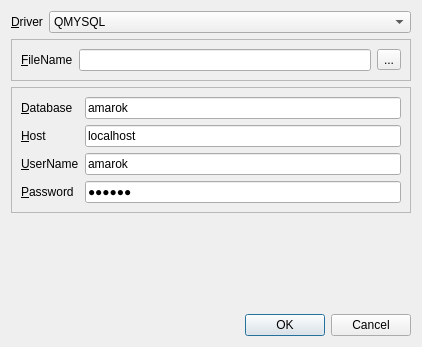
<?xml version="1.0" encoding="UTF-8"?>
<ui version="4.0">
 <class>DbConnectionForm</class>
 <widget class="QDialog" name="DbConnectionForm">
  <property name="geometry">
   <rect>
    <x>0</x>
    <y>0</y>
    <width>422</width>
    <height>347</height>
   </rect>
  </property>
  <property name="windowTitle">
   <string>DB Connection Settings</string>
  </property>
  <property name="windowIcon">
   <iconset resource="../icons/icons.qrc">
    <normaloff>:/icons/server-database.png</normaloff>:/icons/server-database.png</iconset>
  </property>
  <layout class="QVBoxLayout" name="verticalLayout">
   <item>
    <layout class="QHBoxLayout" name="horizontalLayout_3">
     <item>
      <widget class="QLabel" name="label">
       <property name="text">
        <string>&amp;Driver</string>
       </property>
       <property name="buddy">
        <cstring>driverCombo</cstring>
       </property>
      </widget>
     </item>
     <item>
      <widget class="QComboBox" name="driverCombo">
       <property name="sizePolicy">
        <sizepolicy hsizetype="MinimumExpanding" vsizetype="Fixed">
         <horstretch>120</horstretch>
         <verstretch>0</verstretch>
        </sizepolicy>
       </property>
       <item>
        <property name="text">
         <string>QMYSQL</string>
        </property>
       </item>
       <item>
        <property name="text">
         <string>QSQLITE</string>
        </property>
       </item>
      </widget>
     </item>
    </layout>
   </item>
   <item>
    <widget class="QFrame" name="fileNameFrame">
     <property name="frameShape">
      <enum>QFrame::StyledPanel</enum>
     </property>
     <property name="frameShadow">
      <enum>QFrame::Raised</enum>
     </property>
     <layout class="QHBoxLayout" name="horizontalLayout">
      <item>
       <widget class="QLabel" name="label_6">
        <property name="text">
         <string>&amp;FileName</string>
        </property>
        <property name="buddy">
         <cstring>dbFileLineEdit</cstring>
        </property>
       </widget>
      </item>
      <item>
       <widget class="QLineEdit" name="dbFileLineEdit">
        <property name="text">
         <string/>
        </property>
       </widget>
      </item>
      <item>
       <widget class="QToolButton" name="browseButton">
        <property name="toolTip">
         <string>Browse for existing file</string>
        </property>
        <property name="statusTip">
         <string>Browse for existing file</string>
        </property>
        <property name="text">
         <string>...</string>
        </property>
       </widget>
      </item>
     </layout>
    </widget>
   </item>
   <item>
    <widget class="QFrame" name="pwFrame">
     <property name="frameShape">
      <enum>QFrame::StyledPanel</enum>
     </property>
     <property name="frameShadow">
      <enum>QFrame::Raised</enum>
     </property>
     <layout class="QFormLayout" name="formLayout">
      <item row="1" column="0">
       <widget class="QLabel" name="label_4">
        <property name="text">
         <string>&amp;Host</string>
        </property>
        <property name="buddy">
         <cstring>hostLineEdit</cstring>
        </property>
       </widget>
      </item>
      <item row="1" column="1">
       <widget class="QLineEdit" name="hostLineEdit">
        <property name="text">
         <string>localhost</string>
        </property>
       </widget>
      </item>
      <item row="2" column="0">
       <widget class="QLabel" name="label_2">
        <property name="text">
         <string>&amp;UserName</string>
        </property>
        <property name="buddy">
         <cstring>userLineEdit</cstring>
        </property>
       </widget>
      </item>
      <item row="2" column="1">
       <widget class="QLineEdit" name="userLineEdit">
        <property name="text">
         <string>amarok</string>
        </property>
       </widget>
      </item>
      <item row="3" column="0">
       <widget class="QLabel" name="label_3">
        <property name="text">
         <string>&amp;Password</string>
        </property>
        <property name="buddy">
         <cstring>passwordLineEdit</cstring>
        </property>
       </widget>
      </item>
      <item row="3" column="1">
       <widget class="QLineEdit" name="passwordLineEdit">
        <property name="text">
         <string>amarok</string>
        </property>
        <property name="echoMode">
         <enum>QLineEdit::PasswordEchoOnEdit</enum>
        </property>
       </widget>
      </item>
      <item row="0" column="0">
       <widget class="QLabel" name="dbLabel">
        <property name="text">
         <string>&amp;Database</string>
        </property>
        <property name="buddy">
         <cstring>databaseLineEdit</cstring>
        </property>
       </widget>
      </item>
      <item row="0" column="1">
       <widget class="QLineEdit" name="databaseLineEdit">
        <property name="text">
         <string>amarok</string>
        </property>
       </widget>
      </item>
     </layout>
    </widget>
   </item>
   <item>
    <spacer name="verticalSpacer">
     <property name="orientation">
      <enum>Qt::Vertical</enum>
     </property>
     <property name="sizeHint" stdset="0">
      <size>
       <width>20</width>
       <height>11</height>
      </size>
     </property>
    </spacer>
   </item>
   <item>
    <layout class="QHBoxLayout" name="horizontalLayout_2">
     <item>
      <widget class="QLabel" name="label_5">
       <property name="text">
        <string/>
       </property>
       <property name="pixmap">
        <pixmap resource="../icons/icons.qrc">:/icons/server-database.png</pixmap>
       </property>
      </widget>
     </item>
     <item>
      <widget class="QDialogButtonBox" name="buttonBox">
       <property name="orientation">
        <enum>Qt::Horizontal</enum>
       </property>
       <property name="standardButtons">
        <set>QDialogButtonBox::Cancel|QDialogButtonBox::Ok</set>
       </property>
      </widget>
     </item>
    </layout>
   </item>
  </layout>
 </widget>
 <tabstops>
  <tabstop>driverCombo</tabstop>
  <tabstop>dbFileLineEdit</tabstop>
  <tabstop>databaseLineEdit</tabstop>
  <tabstop>hostLineEdit</tabstop>
  <tabstop>userLineEdit</tabstop>
  <tabstop>passwordLineEdit</tabstop>
  <tabstop>browseButton</tabstop>
  <tabstop>buttonBox</tabstop>
 </tabstops>
 <resources>
  <include location="../icons/icons.qrc"/>
 </resources>
 <connections>
  <connection>
   <sender>buttonBox</sender>
   <signal>accepted()</signal>
   <receiver>DbConnectionForm</receiver>
   <slot>accept()</slot>
   <hints>
    <hint type="sourcelabel">
     <x>248</x>
     <y>254</y>
    </hint>
    <hint type="destinationlabel">
     <x>157</x>
     <y>274</y>
    </hint>
   </hints>
  </connection>
  <connection>
   <sender>buttonBox</sender>
   <signal>rejected()</signal>
   <receiver>DbConnectionForm</receiver>
   <slot>reject()</slot>
   <hints>
    <hint type="sourcelabel">
     <x>316</x>
     <y>260</y>
    </hint>
    <hint type="destinationlabel">
     <x>286</x>
     <y>274</y>
    </hint>
   </hints>
  </connection>
 </connections>
</ui>
